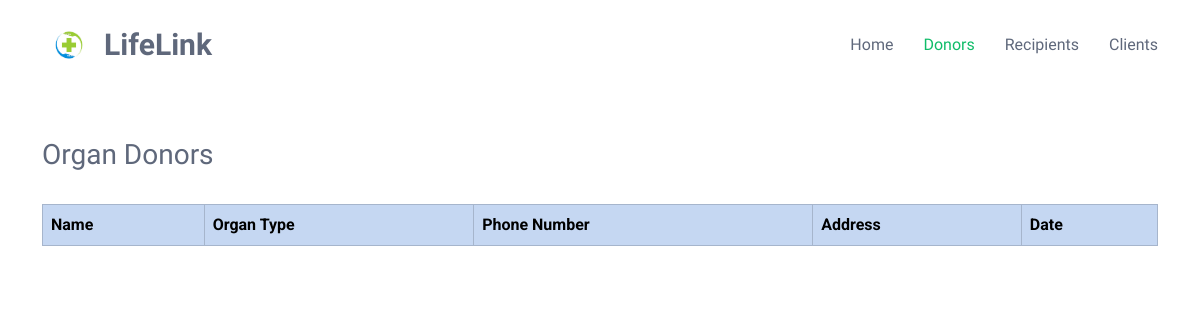
Page /view_organ_donors/ on the earlier database version.
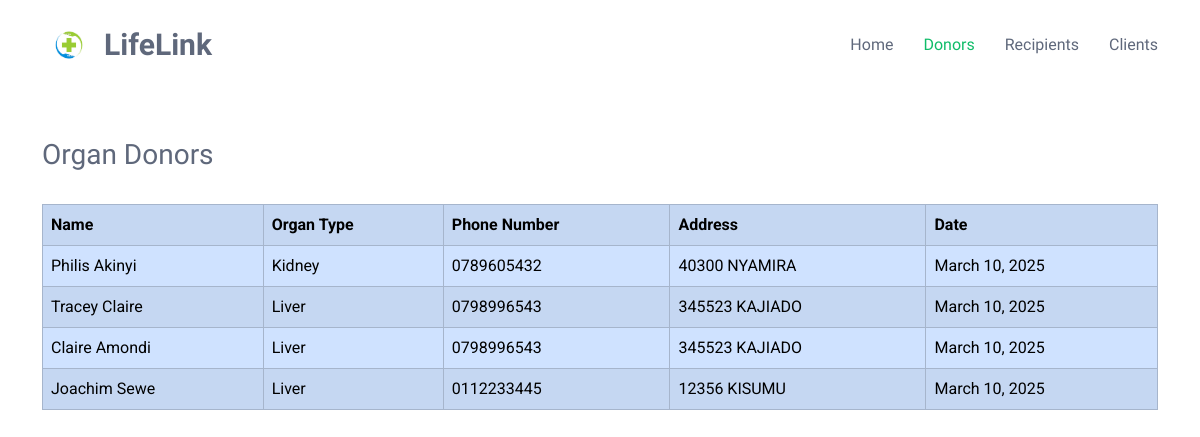
Same page on the later database version.
### LifeLinkApp/models.py (models this page shows, shortened)
class OrganDonor(models.Model):
    filled_at = models.DateTimeField(auto_now_add=True)
    donor_name = models.CharField(max_length=100)
    ORGAN_TYPE_CHOICES = [
        ('Kidney', 'Kidney'),
        ('Heart', 'Heart'),
        ('Lung', 'Lung'),
        ('Liver', 'Liver'),
        ('Pancreas', 'Pancreas'),
        ('Heart Valve', 'Heart Valve'),
    ]
    donor_organType = models.CharField(max_length=20, choices=ORGAN_TYPE_CHOICES, default='Kidney')
    donor_contact = models.CharField(max_length=50)
    donor_address = models.CharField(max_length=50)

### LifeLinkApp/views.py (the view)
# urls.py: path('view_organ_donors/', views.view_organ_donors, name='view_organ_donors'),
def view_organ_donors(request):
    donors = OrganDonor.objects.all()
    return render(request,'view_organ_donors.html',{'donors':donors})

### LifeLinkApp/templates/view_organ_donors.html (shortened to what this page needs)
{% load static %}
<!DOCTYPE html>
<html lang="en">
<head>
  <link href="{% static 'assets/vendor/bootstrap/css/bootstrap.min.css' %}" rel="stylesheet">
  <link href="{% static 'assets/vendor/bootstrap-icons/bootstrap-icons.css' %}" rel="stylesheet">
  <link href="{% static 'assets/vendor/aos/aos.css' %}" rel="stylesheet">
  <link href="{% static 'assets/vendor/glightbox/css/glightbox.min.css' %}" rel="stylesheet">
  <link href="{% static 'assets/vendor/swiper/swiper-bundle.min.css' %}" rel="stylesheet">
  <link href="{% static 'assets/css/main.css'%}" rel="stylesheet">
    <link rel="stylesheet" href="{% static 'assets/css/donor_details.css' %}">
</head>
<body class="index-page">
  <header id="header" class="header d-flex align-items-center sticky-top">
    <div class="container-fluid container-xl position-relative d-flex align-items-center">
      <a href="{% url 'homepage' %}" class="logo d-flex align-items-center me-auto">
         <img src="{% static 'assets/img/logo1.jpg' %}" alt="">
        <h1 class="sitename">LifeLink</h1>
      </a>
      <nav id="navmenu" class="navmenu">
        <ul>
          <li><a href="{% url 'homepage' %}" >Home</a></li>
          <li><a href="{% url 'view_donors' %}" class="active" >Donors</a></li>
            <li><a href="{% url 'view_recipients' %}" >Recipients</a></li>
            <li><a href="{% url 'view_clients' %}"  >Clients</a></li>
        </ul>
      </nav>
    </div>
  </header>
  <br><br>
  <main class="main container">
  <h3>Organ Donors</h3> <br>
   <table class="table table-primary table-striped table-hover table-bordered">
       <tr>
       <td><b>Name</b></td>
       <td><b>Organ Type</b></td>
       <td><b>Phone Number</b></td>
       <td><b>Address</b></td>
       <td><b>Date</b></td>
       </tr>
       {% for donor in donors %}
       <tr>
       <td>{{ donor.donor_name }}</td>
       <td>{{ donor.donor_organType }}</td>
       <td>{{ donor.donor_contact }}</td>
       <td>{{ donor.donor_address }}</td>
       <td>{{ donor.filled_at|date:"F j, Y" }}</td>
       </tr>
       {% endfor %}
   </table>
       </main>
  <br><br><br><br> <br><br>
    <br><br><br><br> <br><br>
    <br><br><br><br> <br><br>
</body>
</html>

### LifeLinkApp/static/assets/css/main.css (style rules this page uses)
:root { --default-font: "Roboto", system-ui, -apple-system, "Segoe UI", Roboto, "Helvetica Neue", Arial, "Noto Sans", "Liberation Sans", sans-serif, "Apple Color Emoji", "Segoe UI Emoji", "Segoe UI Symbol", "Noto Color Emoji"; --heading-font: "Raleway", sans-serif; --nav-font: "Ubuntu", sans-serif; }
:root { --background-color: #ffffff; --default-color: #444444; --heading-color: #5f687b; --accent-color: #10bc69; --surface-color: #ffffff; --contrast-color: #ffffff; }
:root { --nav-color: #5f687b; --nav-hover-color: #10bc69; --nav-mobile-background-color: #ffffff; --nav-dropdown-background-color: #ffffff; --nav-dropdown-color: #5f687b; --nav-dropdown-hover-color: #10bc69; }
:root { scroll-behavior: smooth; }
body { color: var(--default-color); background-color: var(--background-color); font-family: var(--default-font); }
a { color: var(--accent-color); text-decoration: none; transition: 0.3s; }
h1, h2, h3, h4, h5, h6 { color: var(--heading-color); font-family: var(--heading-font); }
.header { color: var(--default-color); background-color: var(--background-color); padding: 15px 0; transition: all 0.5s; z-index: 997; }
.header .logo { line-height: 1; }
.header .logo img { max-height: 36px; margin-right: 8px; }
.header .logo h1 { font-size: 30px; margin: 0; font-weight: 700; color: var(--heading-color); }
@media (max-width: 1200px) { .header .logo { order: 1; } }
@media (max-width: 1200px) { .header .navmenu { order: 3; } }
@media (min-width: 1200px) { .navmenu { padding: 0; } }
@media (min-width: 1200px) { .navmenu ul { margin: 0; padding: 0; display: flex; list-style: none; align-items: center; } }
@media (min-width: 1200px) { .navmenu li { position: relative; } }
@media (min-width: 1200px) { .navmenu a, .navmenu a:focus { color: var(--nav-color); padding: 18px 15px; font-size: 16px; font-family: var(--nav-font); font-weight: 400; display: flex; align-items: center; justify-content: space-between; white-space: nowrap; transition: 0.3s; } }
@media (min-width: 1200px) { .navmenu li:last-child a { padding-right: 0; } }
@media (min-width: 1200px) { .navmenu li:hover>a, .navmenu .active, .navmenu .active:focus { color: var(--nav-hover-color); } }

Differences in the rows shown:
added OrganDonor: donor_name "Philis Akinyi", donor_organType "Kidney", donor_contact "0789605432", donor_address "40300 NYAMIRA", filled_at "March 10, 2025"
added OrganDonor: donor_name "Tracey Claire", donor_organType "Liver", donor_contact "0798996543", donor_address "345523 KAJIADO", filled_at "March 10, 2025"
added OrganDonor: donor_name "Claire Amondi", donor_organType "Liver", donor_contact "0798996543", donor_address "345523 KAJIADO", filled_at "March 10, 2025"
added OrganDonor: donor_name "Joachim Sewe", donor_organType "Liver", donor_contact "0112233445", donor_address "12356 KISUMU", filled_at "March 10, 2025"
